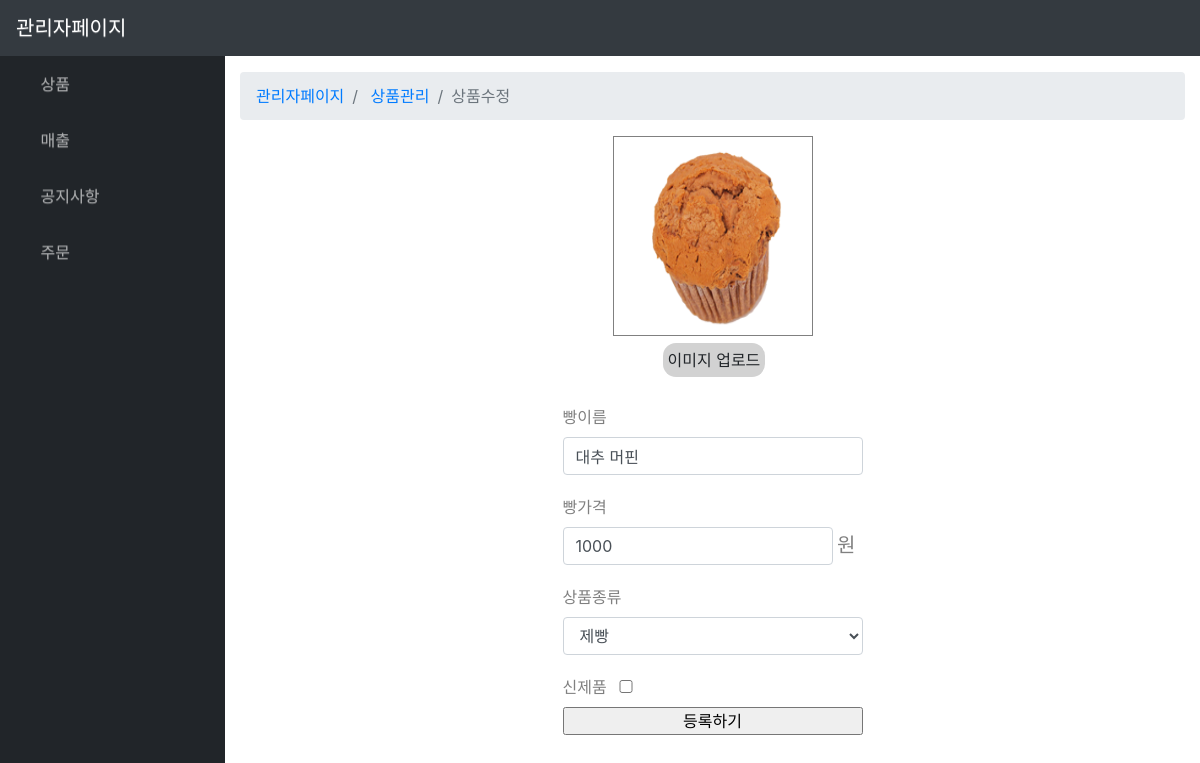
Screenshot of /manage/modify_product/1/ (signed in) with the database file from the repository.
### boeun_bread/models.py (models this page shows, shortened)
class Product(models.Model):
    PRODUCT_KIND =(
        ('1','제빵'),
        ('2','제과'),
        ('3','선물세트'),
    )
    P_img        = models.ImageField(upload_to="bread_img/",null=True,blank=True)
    P_name       = models.CharField(max_length=50)
    P_price      = models.IntegerField(default=0)
    P_nutrition  = models.TextField(null=True, blank=True)
    P_info       = models.TextField(null=True, blank=True)
    P_sales      = models.IntegerField(default=0) # 판매량
    P_newProduct = models.BooleanField(default=False) #True : 신제품
    P_kind       = models.CharField(max_length=1,choices=PRODUCT_KIND) #상품종류

### boeun_bread/views.py (the view, shortened to what this page needs)
# urls.py: path('manage/modify_product/<pk>/',views.modify_product,name="modify_product"),
@login_required
def modify_product(request,pk):
    if not isAdmin(request):
        return render(request,'boeun_bread/main.html',{'manage_msg':'권한 없습니다.'})
    product = getProduct(pk)
    context = {
            'p':product,
        }
    return render(request,'manage/modify_product.html',context)

### boeun_bread/views.py (called while the page is built)
def isAdmin(request):
    profile = Profile.objects.get(user=request.user)
    return True if profile.U_grade == 0 else False

def getProduct(pk):
    product = Product.objects.filter(id=pk)
    if product:
        return product[0]
    else:
        return redirect("/manage/modify_list")

### boeun_bread/templates/manage/modify_product.html (shortened to what this page needs)
{% extends 'manage/manage_base.html'%}
{% block manage_content %}
    <ol class="breadcrumb">
        <li class="breadcrumb-item">
            <a href="{% url 'boeun_bread:manage' %}">관리자페이지</a>
        </li>
        <li class="breadcrumb-item">
            <a href="{% url 'boeun_bread:modify_list' %}">상품관리</a>
        </li>
        <li class="breadcrumb-item active">상품수정</li>
    </ol>
    <div id="product-form-box">
        <form action="{% url 'boeun_bread:modify_product' p.pk %}" method="POST" enctype="multipart/form-data">
            <div id="bread-img-box">
                <div id="bread-img">
                    <img width="200" height="200" src="/media/{{p.P_img}}">
                </div>
                <label for="img-file-up">이미지 업로드</label>
            </div>
            <div id="form-content">
                <label>빵이름</label><br>
                <input type="text" class="form-control" value="{{p.P_name}}" name="bread_name">
                <label>빵가격</label><br>
                <input type="number" value="{{p.P_price}}" name="bread_price" style="display:inline-block; width:270px;" class="form-control">
                <span style="color:gray; font-size:20px;">원</span>
                <label>상품종류</label><br>
                <select class="form-control" name="prod_name">
                    <option value="1" {%if p.P_kind == '1' %} selected{% endif %}>제빵</option>
                </select>
                <label>
                    신제품
                </label>
                <input style="width:10%;"
                    type="checkbox" name="is_new">
                <input type="submit" value="등록하기">
            </div>
        </form>
    </div>
{% endblock %}

### boeun_bread/templates/manage/manage_base.html (style rules this page uses)
* { margin:0; padding:0; }

### boeun_bread/templates/manage/modify_product.html (style rules this page uses)
#product-form-box { margin-bottom: 30px; }
#bread-img-box { width:200px; margin:0 auto; }
#bread-img-box > label { background: rgb(210,210,210); padding: 5px; border-radius: 13px; margin-top:7px; margin-left:50px; }
#bread-img { width:100%; height:200px; border: 1px solid gray; }
#form-content { width:300px; margin:0 auto; }
#form-content input { width:100%; }
#form-content label { color:gray; margin-top:20px; }

### rows the page displays
Product: P_img (picture), bread_name "대추 머핀", bread_price "1000", prod_name "제빵"
